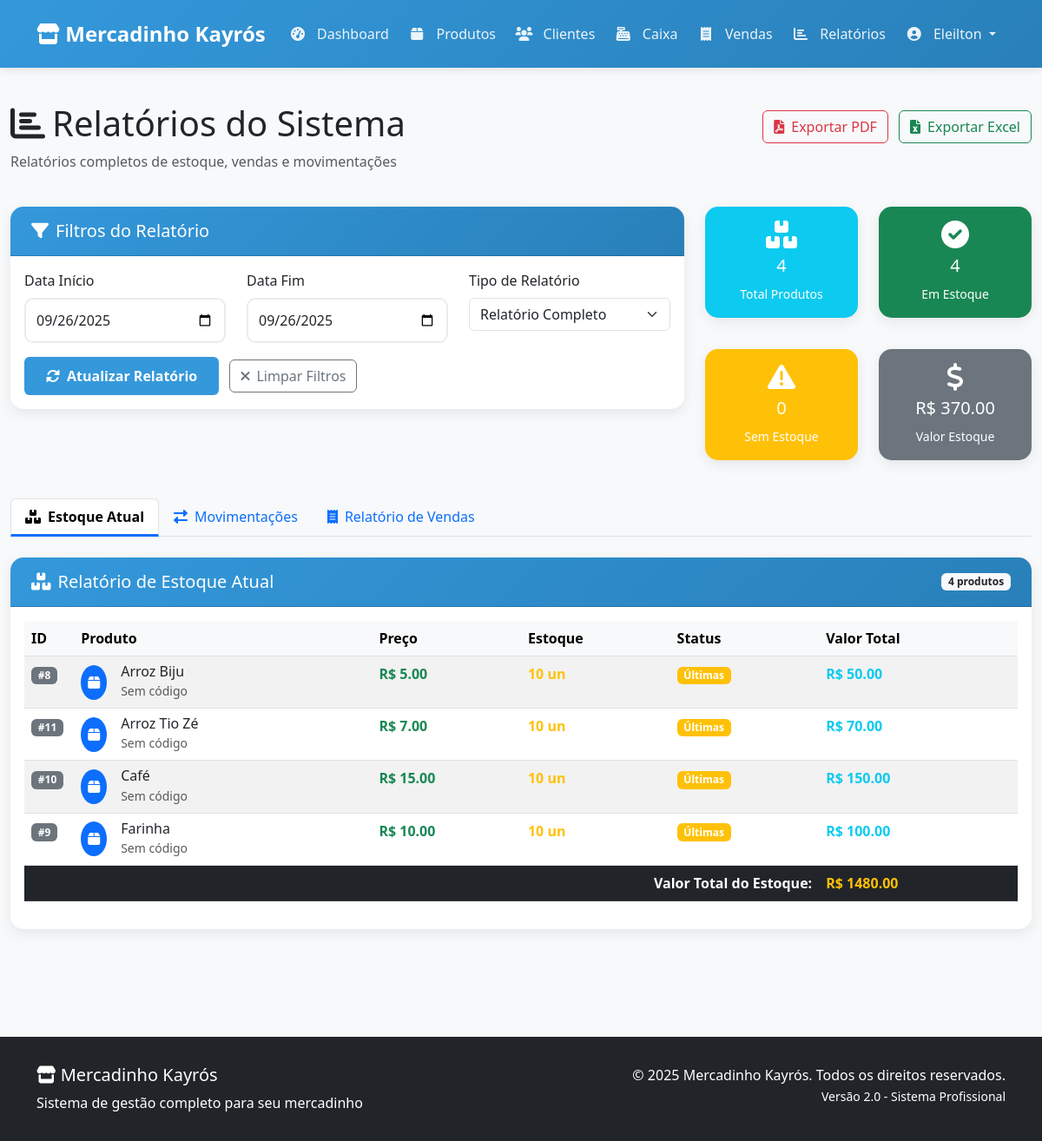
Page /relatorios (signed in) on the committed database.
### tables this page shows
CREATE TABLE usuarios (
        id INTEGER PRIMARY KEY AUTOINCREMENT,
        username TEXT NOT NULL UNIQUE,
        password_hash TEXT NOT NULL
    );

CREATE TABLE produtos (
        id INTEGER PRIMARY KEY AUTOINCREMENT,
        nome TEXT NOT NULL,
        preco REAL NOT NULL,
        quantidade INTEGER NOT NULL,
        codigo_barras TEXT UNIQUE
    );

### app.py (the view)
@app.route('/relatorios')
@login_required
def relatorios():
    try:
        relatorio_estoque = db.get_relatorio_estoque()
        relatorio_movimentacao = db.get_relatorio_movimentacao_estoque()
        estatisticas = db.get_estatisticas_gerais()
        return render_template('relatorios.html',
                             estoque=relatorio_estoque,
                             movimentacoes=relatorio_movimentacao,
                             estatisticas=estatisticas)
    except Exception as e:
        flash('Erro ao carregar relatórios.', 'danger')
        return render_template('relatorios.html', estoque=[], movimentacoes=[], estatisticas={})

### templates/relatorios.html (shortened to what this page needs)
{% extends "base.html" %}
{% block content %}
<div class="container-fluid py-4">
    <div class="row mb-4">
        <div class="col-12">
            <div class="d-flex justify-content-between align-items-center">
                <h1><i class="fas fa-chart-bar me-2"></i>Relatórios do Sistema</h1>
                <div>
                    <button class="btn btn-outline-danger me-2" id="btn-exportar-pdf">
                        <i class="fas fa-file-pdf me-2"></i>Exportar PDF
                    </button>
                    <button class="btn btn-outline-success" id="btn-exportar-excel">
                        <i class="fas fa-file-excel me-2"></i>Exportar Excel
                    </button>
                </div>
            </div>
            <p class="text-muted">Relatórios completos de estoque, vendas e movimentações</p>
        </div>
    </div>
    <div class="row mb-4">
        <div class="col-md-8">
            <div class="card">
                <div class="card-header bg-primary text-white">
                    <h5 class="mb-0"><i class="fas fa-filter me-2"></i>Filtros do Relatório</h5>
                </div>
                <div class="card-body">
                    <div class="row">
                        <div class="col-md-4">
                            <label for="data-inicio" class="form-label">Data Início</label>
                            <input type="date" class="form-control" id="data-inicio" value="{{ hoje }}">
                        </div>
                        <div class="col-md-4">
                            <label for="data-fim" class="form-label">Data Fim</label>
                            <input type="date" class="form-control" id="data-fim" value="{{ hoje }}">
                        </div>
                        <div class="col-md-4">
                            <label for="tipo-relatorio" class="form-label">Tipo de Relatório</label>
                            <select class="form-select" id="tipo-relatorio">
                                <option value="completo">Relatório Completo</option>
                            </select>
                        </div>
                    </div>
                    <div class="row mt-3">
                        <div class="col-12">
                            <button class="btn btn-primary me-2" id="btn-gerar-relatorio">
                                <i class="fas fa-sync-alt me-2"></i>Atualizar Relatório
                            </button>
                            <button class="btn btn-outline-secondary" id="btn-limpar-filtros">
                                <i class="fas fa-times me-2"></i>Limpar Filtros
                            </button>
                        </div>
                    </div>
                </div>
            </div>
        </div>
        <div class="col-md-4">
            <div class="row">
                <div class="col-6 mb-3">
                    <div class="card bg-info text-white">
                        <div class="card-body text-center py-3">
                            <i class="fas fa-boxes fa-2x mb-2"></i>
                            <h5>{{ estatisticas.total_produtos or 0 }}</h5>
                            <small>Total Produtos</small>
                        </div>
                    </div>
                </div>
                <div class="col-6 mb-3">
                    <div class="card bg-success text-white">
                        <div class="card-body text-center py-3">
                            <i class="fas fa-check-circle fa-2x mb-2"></i>
                            <h5>{{ estatisticas.produtos_estoque or 0 }}</h5>
                            <small>Em Estoque</small>
                        </div>
                    </div>
                </div>
                <div class="col-6">
                    <div class="card bg-warning text-white">
                        <div class="card-body text-center py-3">
                            <i class="fas fa-exclamation-triangle fa-2x mb-2"></i>
                            <h5>{{ estatisticas.produtos_sem_estoque or 0 }}</h5>
                            <small>Sem Estoque</small>
                        </div>
                    </div>
                </div>
                <div class="col-6">
                    <div class="card bg-secondary text-white">
                        <div class="card-body text-center py-3">
                            <i class="fas fa-dollar-sign fa-2x mb-2"></i>
                            <h5>R$ {{ "%.2f"|format(estatisticas.valor_estoque or 0) }}</h5>
                            <small>Valor Estoque</small>
                        </div>
                    </div>
                </div>
            </div>
        </div>
    </div>
    <ul class="nav nav-tabs mb-4" id="relatoriosTabs" role="tablist">
        <li class="nav-item" role="presentation">
            <button class="nav-link active" id="estoque-tab" data-bs-toggle="tab" data-bs-target="#estoque" type="button" role="tab">
                <i class="fas fa-boxes me-2"></i>Estoque Atual
            </button>
        </li>
        <li class="nav-item" role="presentation">
            <button class="nav-link" id="movimentacoes-tab" data-bs-toggle="tab" data-bs-target="#movimentacoes" type="button" role="tab">
                <i class="fas fa-exchange-alt me-2"></i>Movimentações
            </button>
        </li>
        <li class="nav-item" role="presentation">
            <button class="nav-link" id="vendas-tab" data-bs-toggle="tab" data-bs-target="#vendas" type="button" role="tab">
                <i class="fas fa-receipt me-2"></i>Relatório de Vendas
            </button>
        </li>
    </ul>
    <div class="tab-content" id="relatoriosContent">
        <div class="tab-pane fade show active" id="estoque" role="tabpanel">
            <div class="card">
                <div class="card-header bg-success text-white d-flex justify-content-between align-items-center">
                    <h5 class="mb-0"><i class="fas fa-boxes me-2"></i>Relatório de Estoque Atual</h5>
                    <span class="badge bg-light text-dark">{{ estoque|length }} produtos</span>
                </div>
                <div class="card-body">
                    {% if estoque %}
                    <div class="table-responsive">
                        <table class="table table-hover table-striped" id="tabela-estoque">
                            <thead class="table-light">
                                <tr>
                                    <th width="5%">ID</th>
                                    <th width="30%">Produto</th>
                                    <th width="15%">Preço</th>
                                    <th width="15%">Estoque</th>
                                    <th width="15%">Status</th>
                                    <th width="20%">Valor Total</th>
                                </tr>
                            </thead>
                            <tbody>
                                {% for produto in estoque %}
                                <tr>
                                    <td><span class="badge bg-secondary">#{{ produto.id }}</span></td>
                                    <td>
                                        <div class="d-flex align-items-center">
                                            <div class="bg-primary rounded-circle text-white p-2 me-3">
                                                <i class="fas fa-box"></i>
                                            </div>
                                            <div>
                                                <h6 class="mb-0">{{ produto.nome }}</h6>
                                                <small class="text-muted">{{ produto.codigo_barras or 'Sem código' }}</small>
                                            </div>
                                        </div>
                                    </td>
                                    <td class="fw-bold text-success">R$ {{ "%.2f"|format(produto.preco) }}</td>
                                    <td>
                                        <span class="fw-bold {% if produto.quantidade > 10 %}text-success{% elif produto.quantidade > 0 %}text-warning{% else %}text-danger{% endif %}">
                                            {{ produto.quantidade }} un
                                        </span>
                                    </td>
                                    <td>
                                        {% if produto.quantidade > 10 %}
                                        <span class="badge bg-success">Disponível</span>
                                        {% elif produto.quantidade > 0 %}
                                        <span class="badge bg-warning">Últimas</span>
                                        {% else %}
                                        <span class="badge bg-danger">Esgotado</span>
                                        {% endif %}
                                    </td>
                                    <td class="fw-bold text-info">R$ {{ "%.2f"|format(produto.preco * produto.quantidade) }}</td>
                                </tr>
                                {% endfor %}
                            </tbody>
                            <tfoot class="table-dark">
                                <tr>
                                    <td colspan="5" class="text-end"><strong>Valor Total do Estoque:</strong></td>
                                    <td class="fw-bold text-warning">
                                        R$ {{ "%.2f"|format(estoque|sum(attribute='preco') * estoque|sum(attribute='quantidade')) }}
                                    </td>
                                </tr>
                            </tfoot>
                        </table>
                    </div>
                    {% else %}
                    <div class="text-center py-5">
                        <i class="fas fa-box-open fa-4x text-muted mb-3"></i>
                        <h4 class="text-muted">Nenhum produto cadastrado</h4>
                        <p class="text-muted">Não há produtos para exibir no relatório de estoque.</p>
                    </div>
                    {% endif %}
                </div>
            </div>
        </div>
    </div>
</div>
{% endblock %}

### templates/base.html (shortened to what this page needs)
<!DOCTYPE html>
<html lang="pt-br">
<head>
    <link href="https://cdn.jsdelivr.net/npm/bootstrap@5.3.0/dist/css/bootstrap.min.css" rel="stylesheet">
    <link href="https://cdnjs.cloudflare.com/ajax/libs/font-awesome/6.0.0/css/all.min.css" rel="stylesheet">
</head>
<body>
    <nav class="navbar navbar-expand-lg navbar-dark">
        <div class="container">
            <a class="navbar-brand" href="{{ url_for('dashboard') }}">
                <i class="fas fa-store"></i> Mercadinho Kayrós
            </a>
            <div class="collapse navbar-collapse" id="navbarNav">
                <ul class="navbar-nav me-auto">
                    <li class="nav-item">
                        <a class="nav-link" href="{{ url_for('dashboard') }}">
                            <i class="fas fa-tachometer-alt"></i> Dashboard
                        </a>
                    </li>
                    <li class="nav-item">
                        <a class="nav-link" href="{{ url_for('produtos') }}">
                            <i class="fas fa-box"></i> Produtos
                        </a>
                    </li>
                    <li class="nav-item">
                        <a class="nav-link" href="{{ url_for('clientes') }}">
                            <i class="fas fa-users"></i> Clientes
                        </a>
                    </li>
                    <li class="nav-item">
                        <a class="nav-link" href="{{ url_for('caixa') }}">
                            <i class="fas fa-cash-register"></i> Caixa
                        </a>
                    </li>
                    <li class="nav-item">
                        <a class="nav-link" href="{{ url_for('vendas') }}">
                            <i class="fas fa-receipt"></i> Vendas
                        </a>
                    </li>
                    <li class="nav-item">
                        <a class="nav-link" href="{{ url_for('relatorios') }}">
                            <i class="fas fa-chart-bar"></i> Relatórios
                        </a>
                    </li>
                </ul>
                <ul class="navbar-nav">
                    {% if current_user.is_authenticated %}
                    <li class="nav-item dropdown">
                        <a class="nav-link dropdown-toggle" href="#" id="navbarDropdown" role="button" data-bs-toggle="dropdown">
                            <i class="fas fa-user-circle"></i> {{ current_user.username }}
                        </a>
                    </li>
                    {% else %}
                    <li class="nav-item">
                        <a class="nav-link" href="{{ url_for('login') }}">
                            <i class="fas fa-sign-in-alt"></i> Login
                        </a>
                    </li>
                    {% endif %}
                </ul>
            </div>
        </div>
    </nav>
    <main>
        {% block content %}{% endblock %}
    </main>
    <footer class="bg-dark text-white mt-5">
        <div class="container">
            <div class="row">
                <div class="col-md-6">
                    <h5><i class="fas fa-store"></i> Mercadinho Kayrós</h5>
                    <p class="mb-0">Sistema de gestão completo para seu mercadinho</p>
                </div>
                <div class="col-md-6 text-md-end">
                    <p class="mb-0">&copy; {{ current_year }} Mercadinho Kayrós. Todos os direitos reservados.</p>
                    <small>Versão 2.0 - Sistema Profissional</small>
                </div>
            </div>
        </div>
    </footer>
</body>
</html>

### rows in the picture
usuarios: username "Eleilton"
produtos: id "8", nome "Arroz Biju", codigo_barras "Sem código", preco "5.00", quantidade "10", shows "Últimas", produto.preco*produto.quantidade "50.00"
produtos: id "11", nome "Arroz Tio Zé", codigo_barras "Sem código", preco "7.00", quantidade "10", shows "Últimas", produto.preco*produto.quantidade "70.00"
produtos: id "10", nome "Café", codigo_barras "Sem código", preco "15.00", quantidade "10", shows "Últimas", produto.preco*produto.quantidade "150.00"
produtos: id "9", nome "Farinha", codigo_barras "Sem código", preco "10.00", quantidade "10", shows "Últimas", produto.preco*produto.quantidade "100.00"

### other values in the picture
{{ estatisticas.total_produtos or 0 }} "4"
{{ estatisticas.produtos_estoque or 0 }} "4"
{{ estatisticas.produtos_sem_estoque or 0 }} "0"
{{ "%.2f"|format(estatisticas.valor_estoque or 0) }} "370.00"
{{ estoque|length }} "4"
